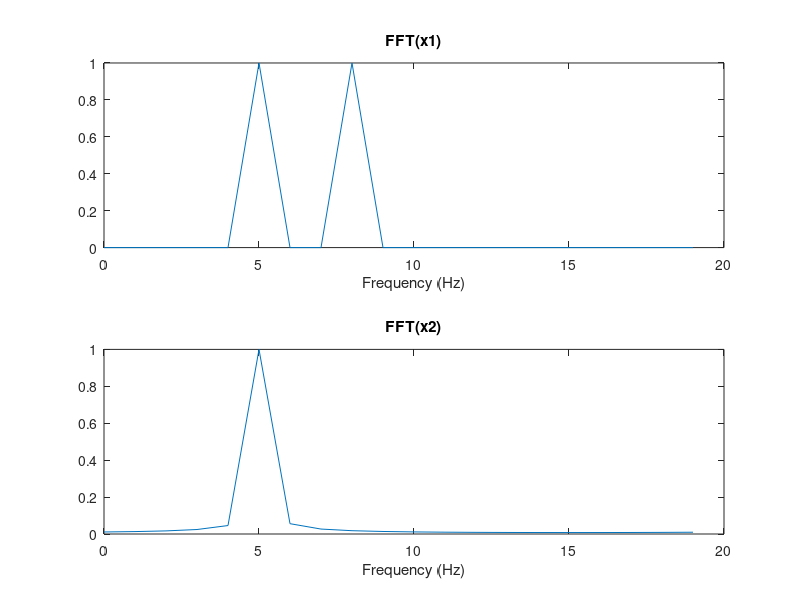
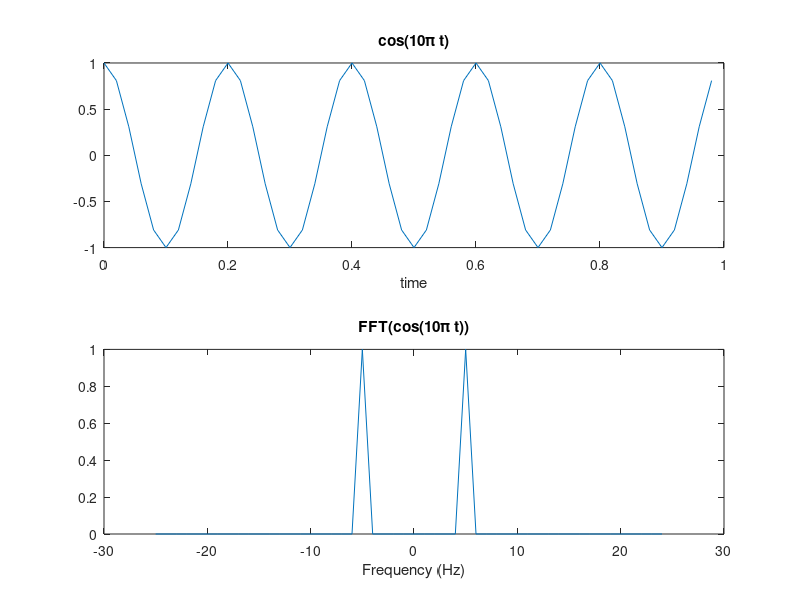
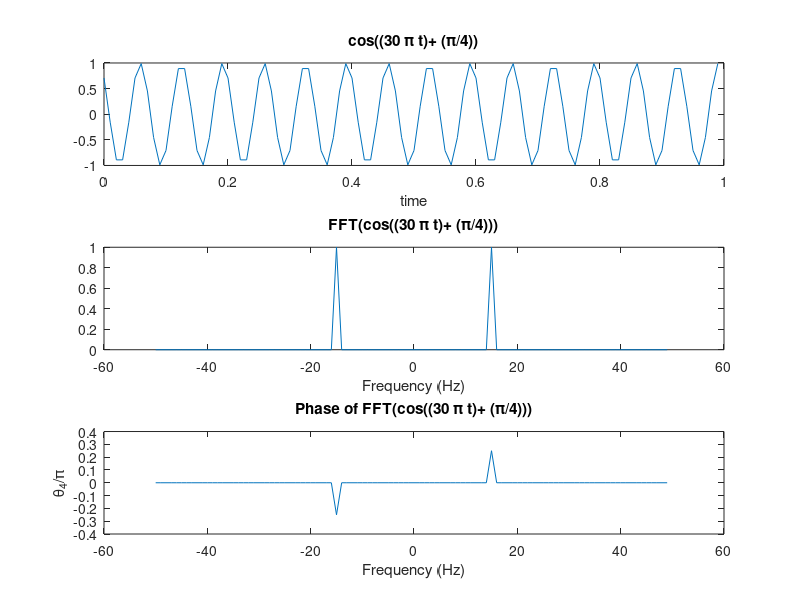

MATLAB code for these plots, in order:
%% 1.0

fs = 20;
t_start = 0;
t_end = 1;
ts = 1 / fs;
t = t_start:ts:t_end - ts;
N = length(t);
f = 0:(fs / N):((N - 1) * fs / N);
x1 = exp(1j * 2 * pi * 5 * t) + exp(1j * 2 * pi * 8 * t);
figure
subplot(2, 1, 1)
plot(f, abs(fft(x1)) / max(abs(fft(x1))))
xlabel('Frequency (Hz)')
title('FFT(x1)')


x2 = exp(1j * 2 * pi * 5 * t) + exp(1j * 2 * pi * 5.1 * t);
subplot(2, 1, 2)
plot(f, abs(fft(x2)) / max(abs(fft(x2))))
xlabel('Frequency (Hz)')
title('FFT(x2)')

%% 1.1

fs = 50;
t_start = 0;
t_end = 1;
ts = 1 / fs;
t = t_start:ts:t_end - ts;
N = length(t);
f = (-fs / 2):(fs / N):(fs / 2 - fs / N);
x1 = cos(2 * pi * 5 * t);
figure
subplot(2, 1, 1)
plot(t, x1)
title('cos(10\pi t)')
xlabel('time')
x1_fft = fftshift(fft(x1));
y1 = abs(x1_fft) / max(abs(x1_fft));
subplot(2, 1, 2)
plot(f,y1 )
xlabel('Frequency (Hz)')
title('FFT(cos(10\pi t))')

%% 1.2

fs = 100;
t_start = 0;
t_end = 1;
ts = 1 / fs;
t = t_start:ts:t_end - ts;
N = length(t);
f = (-fs / 2):(fs / N):(fs / 2 - fs / N);
x2 = cos((30 * pi * t)+ (pi/4));
figure
subplot(3, 1, 1)
plot(t, x2)
title('cos((30 \pi t)+ (\pi/4))')
xlabel('time')
x2_fft = fftshift(fft(x2));
y2 = abs(x2_fft) / max(abs(x2_fft));
subplot(3, 1, 2)
plot(f,y2)
xlabel('Frequency (Hz)')
title('FFT(cos((30 \pi t)+ (\pi/4)))')

% part 3
smallValue = 1e-6;
x2_fft(abs(x2_fft) < smallValue) = 0;
theta4 = angle(x2_fft);
subplot(3, 1, 3)
plot(f, theta4 / pi)
xlabel('Frequency (Hz)')
ylabel('\theta_4/\pi')
title('Phase of FFT(cos((30 \pi t)+ (\pi/4)))')